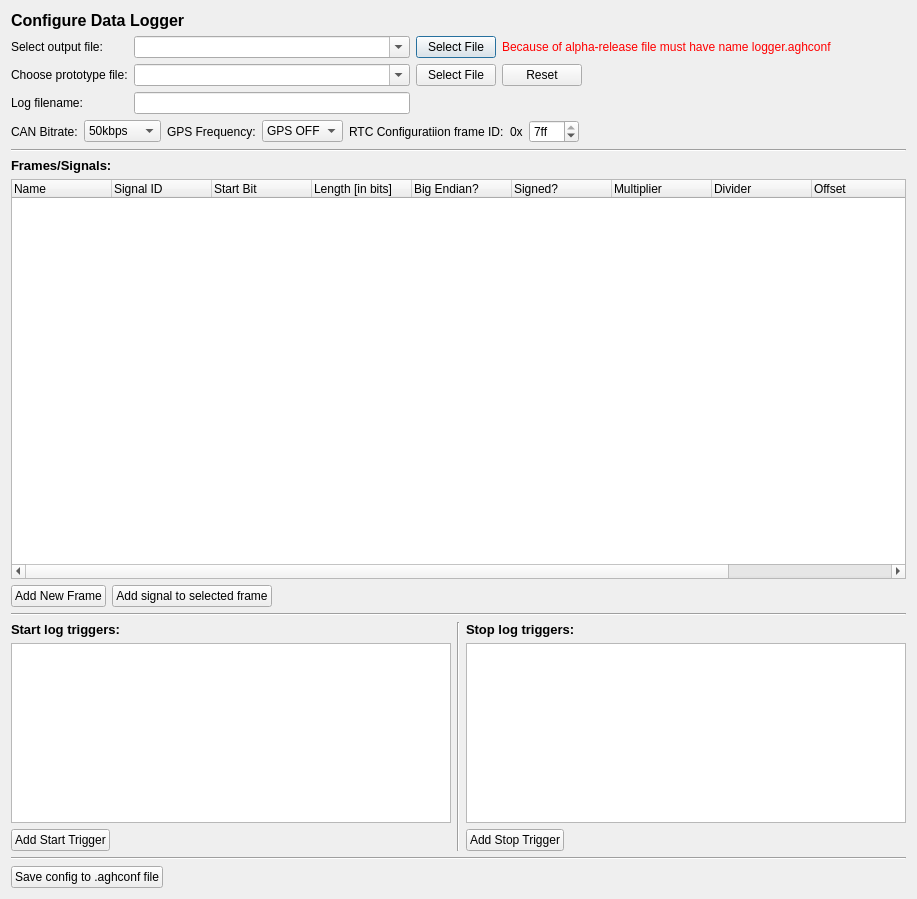
<?xml version="1.0" encoding="UTF-8"?>
<ui version="4.0">
 <class>ConfigureLoggerSDDialog</class>
 <widget class="QDialog" name="ConfigureLoggerSDDialog">
  <property name="geometry">
   <rect>
    <x>0</x>
    <y>0</y>
    <width>917</width>
    <height>899</height>
   </rect>
  </property>
  <property name="windowTitle">
   <string>Dialog</string>
  </property>
  <layout class="QGridLayout" name="gridLayout_2">
   <item row="0" column="0">
    <widget class="QLabel" name="downloadDataLabel">
     <property name="font">
      <font>
       <pointsize>12</pointsize>
       <weight>75</weight>
       <bold>true</bold>
      </font>
     </property>
     <property name="locale">
      <locale language="English" country="UnitedKingdom"/>
     </property>
     <property name="text">
      <string>Configure Data Logger</string>
     </property>
    </widget>
   </item>
   <item row="1" column="0">
    <layout class="QGridLayout" name="gridLayout">
     <item row="0" column="0">
      <widget class="QLabel" name="selectOutputFileLabel_3">
       <property name="text">
        <string>Select output file:</string>
       </property>
      </widget>
     </item>
     <item row="0" column="1">
      <widget class="QComboBox" name="selectOutputFileComboBox">
       <property name="minimumSize">
        <size>
         <width>250</width>
         <height>0</height>
        </size>
       </property>
       <property name="editable">
        <bool>true</bool>
       </property>
      </widget>
     </item>
     <item row="0" column="2">
      <widget class="QPushButton" name="selectOutputFileButton">
       <property name="text">
        <string>Select File</string>
       </property>
      </widget>
     </item>
     <item row="0" column="3" colspan="2">
      <widget class="QLabel" name="warningLabel">
       <property name="text">
        <string>&lt;html&gt;&lt;head/&gt;&lt;body&gt;&lt;p&gt;&lt;span style=&quot; color:#ff0000;&quot;&gt;Because of alpha-release file must have name logger.aghconf&lt;/span&gt;&lt;/p&gt;&lt;/body&gt;&lt;/html&gt;</string>
       </property>
      </widget>
     </item>
     <item row="1" column="0">
      <widget class="QLabel" name="prototypeFile_label">
       <property name="text">
        <string>Choose prototype file:</string>
       </property>
      </widget>
     </item>
     <item row="1" column="1">
      <widget class="QComboBox" name="prototypeFile_comboBox">
       <property name="minimumSize">
        <size>
         <width>250</width>
         <height>0</height>
        </size>
       </property>
       <property name="editable">
        <bool>true</bool>
       </property>
      </widget>
     </item>
     <item row="1" column="2">
      <widget class="QPushButton" name="selectPrototypeFileButton">
       <property name="text">
        <string>Select File</string>
       </property>
      </widget>
     </item>
     <item row="1" column="3">
      <widget class="QPushButton" name="resetButton">
       <property name="text">
        <string>Reset</string>
       </property>
      </widget>
     </item>
     <item row="1" column="4">
      <spacer name="horizontalSpacer">
       <property name="orientation">
        <enum>Qt::Horizontal</enum>
       </property>
       <property name="sizeHint" stdset="0">
        <size>
         <width>318</width>
         <height>20</height>
        </size>
       </property>
      </spacer>
     </item>
     <item row="2" column="0">
      <widget class="QLabel" name="logFilemaname_label">
       <property name="text">
        <string>Log filename:</string>
       </property>
      </widget>
     </item>
     <item row="2" column="1">
      <widget class="QLineEdit" name="logFilename_lineEdit"/>
     </item>
     <item row="2" column="2" colspan="3">
      <spacer name="horizontalSpacer_2">
       <property name="orientation">
        <enum>Qt::Horizontal</enum>
       </property>
       <property name="sizeHint" stdset="0">
        <size>
         <width>468</width>
         <height>20</height>
        </size>
       </property>
      </spacer>
     </item>
     <item row="3" column="0" colspan="5">
      <layout class="QHBoxLayout" name="horizontalLayout_10">
       <item>
        <layout class="QHBoxLayout" name="horizontalLayout_9">
         <item>
          <widget class="QLabel" name="canBitrateLabel">
           <property name="text">
            <string>CAN Bitrate:</string>
           </property>
          </widget>
         </item>
         <item>
          <widget class="QComboBox" name="canBitrateComboBox">
           <property name="currentText">
            <string>500kbps</string>
           </property>
           <item>
            <property name="text">
             <string>50kbps</string>
            </property>
           </item>
           <item>
            <property name="text">
             <string>125kbps</string>
            </property>
           </item>
           <item>
            <property name="text">
             <string>250kbps</string>
            </property>
           </item>
           <item>
            <property name="text">
             <string>500kbps</string>
            </property>
           </item>
           <item>
            <property name="text">
             <string>1Mbps</string>
            </property>
           </item>
          </widget>
         </item>
        </layout>
       </item>
       <item>
        <layout class="QHBoxLayout" name="horizontalLayout_8">
         <item>
          <widget class="QLabel" name="gpsFrequencyLabel">
           <property name="text">
            <string>GPS Frequency:</string>
           </property>
          </widget>
         </item>
         <item>
          <widget class="QComboBox" name="gpsFreqComboBox">
           <property name="currentText">
            <string>10 Hz</string>
           </property>
           <item>
            <property name="text">
             <string>GPS OFF</string>
            </property>
           </item>
           <item>
            <property name="text">
             <string>0.5 Hz</string>
            </property>
           </item>
           <item>
            <property name="text">
             <string>1 Hz</string>
            </property>
           </item>
           <item>
            <property name="text">
             <string>2 Hz</string>
            </property>
           </item>
           <item>
            <property name="text">
             <string>5 Hz</string>
            </property>
           </item>
           <item>
            <property name="text">
             <string>10 Hz</string>
            </property>
           </item>
          </widget>
         </item>
        </layout>
       </item>
       <item>
        <layout class="QHBoxLayout" name="horizontalLayout_7">
         <item>
          <widget class="QLabel" name="rtcConfigFrameID_label">
           <property name="text">
            <string>RTC Configuratiion frame ID:</string>
           </property>
          </widget>
         </item>
         <item>
          <layout class="QHBoxLayout" name="horizontalLayout_6">
           <item>
            <widget class="QLabel" name="x_label">
             <property name="text">
              <string>0x</string>
             </property>
            </widget>
           </item>
           <item>
            <widget class="QSpinBox" name="rtcConfigFrameID_spinBox">
             <property name="minimumSize">
              <size>
               <width>50</width>
               <height>0</height>
              </size>
             </property>
             <property name="maximum">
              <number>2047</number>
             </property>
             <property name="value">
              <number>2047</number>
             </property>
             <property name="displayIntegerBase">
              <number>16</number>
             </property>
            </widget>
           </item>
          </layout>
         </item>
        </layout>
       </item>
       <item>
        <spacer name="horizontalSpacer_9">
         <property name="orientation">
          <enum>Qt::Horizontal</enum>
         </property>
         <property name="sizeHint" stdset="0">
          <size>
           <width>328</width>
           <height>20</height>
          </size>
         </property>
        </spacer>
       </item>
      </layout>
     </item>
    </layout>
   </item>
   <item row="2" column="0">
    <widget class="Line" name="line_2">
     <property name="minimumSize">
      <size>
       <width>300</width>
       <height>0</height>
      </size>
     </property>
     <property name="orientation">
      <enum>Qt::Horizontal</enum>
     </property>
    </widget>
   </item>
   <item row="3" column="0">
    <widget class="QLabel" name="framesLabel">
     <property name="font">
      <font>
       <pointsize>10</pointsize>
       <weight>75</weight>
       <bold>true</bold>
      </font>
     </property>
     <property name="locale">
      <locale language="English" country="UnitedKingdom"/>
     </property>
     <property name="text">
      <string>Frames/Signals:</string>
     </property>
    </widget>
   </item>
   <item row="4" column="0">
    <layout class="QVBoxLayout" name="verticalLayout_3">
     <item>
      <widget class="QTreeWidget" name="framesTreeWidget">
       <property name="minimumSize">
        <size>
         <width>710</width>
         <height>400</height>
        </size>
       </property>
       <property name="contextMenuPolicy">
        <enum>Qt::CustomContextMenu</enum>
       </property>
       <attribute name="headerCascadingSectionResizes">
        <bool>false</bool>
       </attribute>
       <column>
        <property name="text">
         <string>Name</string>
        </property>
        <property name="textAlignment">
         <set>AlignLeading|AlignVCenter</set>
        </property>
       </column>
       <column>
        <property name="text">
         <string>Signal ID</string>
        </property>
       </column>
       <column>
        <property name="text">
         <string>Start Bit</string>
        </property>
       </column>
       <column>
        <property name="text">
         <string>Length [in bits]</string>
        </property>
       </column>
       <column>
        <property name="text">
         <string>Big Endian?</string>
        </property>
       </column>
       <column>
        <property name="text">
         <string>Signed?</string>
        </property>
       </column>
       <column>
        <property name="text">
         <string>Multiplier</string>
        </property>
       </column>
       <column>
        <property name="text">
         <string>Divider</string>
        </property>
       </column>
       <column>
        <property name="text">
         <string>Offset</string>
        </property>
       </column>
       <column>
        <property name="text">
         <string>Unit</string>
        </property>
       </column>
       <column>
        <property name="text">
         <string>Comment</string>
        </property>
       </column>
      </widget>
     </item>
     <item>
      <layout class="QHBoxLayout" name="horizontalLayout">
       <item>
        <widget class="QPushButton" name="newFrameButton">
         <property name="text">
          <string>Add New Frame</string>
         </property>
        </widget>
       </item>
       <item>
        <widget class="QPushButton" name="addSignalButton">
         <property name="text">
          <string>Add signal to selected frame</string>
         </property>
        </widget>
       </item>
       <item>
        <spacer name="horizontalSpacer_12">
         <property name="orientation">
          <enum>Qt::Horizontal</enum>
         </property>
         <property name="sizeHint" stdset="0">
          <size>
           <width>195</width>
           <height>20</height>
          </size>
         </property>
        </spacer>
       </item>
      </layout>
     </item>
    </layout>
   </item>
   <item row="5" column="0">
    <widget class="Line" name="line">
     <property name="orientation">
      <enum>Qt::Horizontal</enum>
     </property>
    </widget>
   </item>
   <item row="6" column="0">
    <layout class="QHBoxLayout" name="horizontalLayout_5">
     <item>
      <layout class="QVBoxLayout" name="verticalLayout_2">
       <item>
        <widget class="QLabel" name="startLogTriggers_label">
         <property name="font">
          <font>
           <pointsize>10</pointsize>
           <weight>75</weight>
           <bold>true</bold>
          </font>
         </property>
         <property name="locale">
          <locale language="English" country="UnitedKingdom"/>
         </property>
         <property name="text">
          <string>Start log triggers:</string>
         </property>
        </widget>
       </item>
       <item>
        <widget class="QListWidget" name="startTrigger_listWidget">
         <property name="sizePolicy">
          <sizepolicy hsizetype="Expanding" vsizetype="Preferred">
           <horstretch>0</horstretch>
           <verstretch>0</verstretch>
          </sizepolicy>
         </property>
        </widget>
       </item>
       <item>
        <layout class="QHBoxLayout" name="horizontalLayout_4">
         <item>
          <widget class="QPushButton" name="addStartTrigger_button">
           <property name="text">
            <string>Add Start Trigger</string>
           </property>
          </widget>
         </item>
         <item>
          <spacer name="horizontalSpacer_7">
           <property name="orientation">
            <enum>Qt::Horizontal</enum>
           </property>
           <property name="sizeHint" stdset="0">
            <size>
             <width>148</width>
             <height>20</height>
            </size>
           </property>
          </spacer>
         </item>
        </layout>
       </item>
      </layout>
     </item>
     <item>
      <widget class="Line" name="line_3">
       <property name="orientation">
        <enum>Qt::Vertical</enum>
       </property>
      </widget>
     </item>
     <item>
      <layout class="QVBoxLayout" name="verticalLayout">
       <item>
        <widget class="QLabel" name="stopLogTriggers_label">
         <property name="font">
          <font>
           <pointsize>10</pointsize>
           <weight>75</weight>
           <bold>true</bold>
          </font>
         </property>
         <property name="locale">
          <locale language="English" country="UnitedKingdom"/>
         </property>
         <property name="text">
          <string>Stop log triggers:</string>
         </property>
        </widget>
       </item>
       <item>
        <widget class="QListWidget" name="stopTrigger_listWidget">
         <property name="enabled">
          <bool>true</bool>
         </property>
         <property name="sizePolicy">
          <sizepolicy hsizetype="Expanding" vsizetype="Preferred">
           <horstretch>0</horstretch>
           <verstretch>0</verstretch>
          </sizepolicy>
         </property>
        </widget>
       </item>
       <item>
        <layout class="QHBoxLayout" name="horizontalLayout_3">
         <item>
          <widget class="QPushButton" name="addStopTrigger_button">
           <property name="text">
            <string>Add Stop Trigger</string>
           </property>
          </widget>
         </item>
         <item>
          <spacer name="horizontalSpacer_8">
           <property name="orientation">
            <enum>Qt::Horizontal</enum>
           </property>
           <property name="sizeHint" stdset="0">
            <size>
             <width>148</width>
             <height>20</height>
            </size>
           </property>
          </spacer>
         </item>
        </layout>
       </item>
      </layout>
     </item>
    </layout>
   </item>
   <item row="7" column="0">
    <widget class="Line" name="line_4">
     <property name="orientation">
      <enum>Qt::Horizontal</enum>
     </property>
    </widget>
   </item>
   <item row="8" column="0">
    <layout class="QHBoxLayout" name="horizontalLayout_2">
     <item>
      <widget class="QPushButton" name="saveConfigButton">
       <property name="text">
        <string>Save config to .aghconf file</string>
       </property>
      </widget>
     </item>
     <item>
      <spacer name="horizontalSpacer_4">
       <property name="orientation">
        <enum>Qt::Horizontal</enum>
       </property>
       <property name="sizeHint" stdset="0">
        <size>
         <width>40</width>
         <height>20</height>
        </size>
       </property>
      </spacer>
     </item>
    </layout>
   </item>
  </layout>
  <action name="actionEdit">
   <property name="text">
    <string>Edit</string>
   </property>
   <property name="shortcut">
    <string>Ctrl+E</string>
   </property>
  </action>
  <action name="actionDelete">
   <property name="text">
    <string>Delete</string>
   </property>
   <property name="shortcut">
    <string>Del</string>
   </property>
  </action>
 </widget>
 <resources/>
 <connections/>
</ui>
